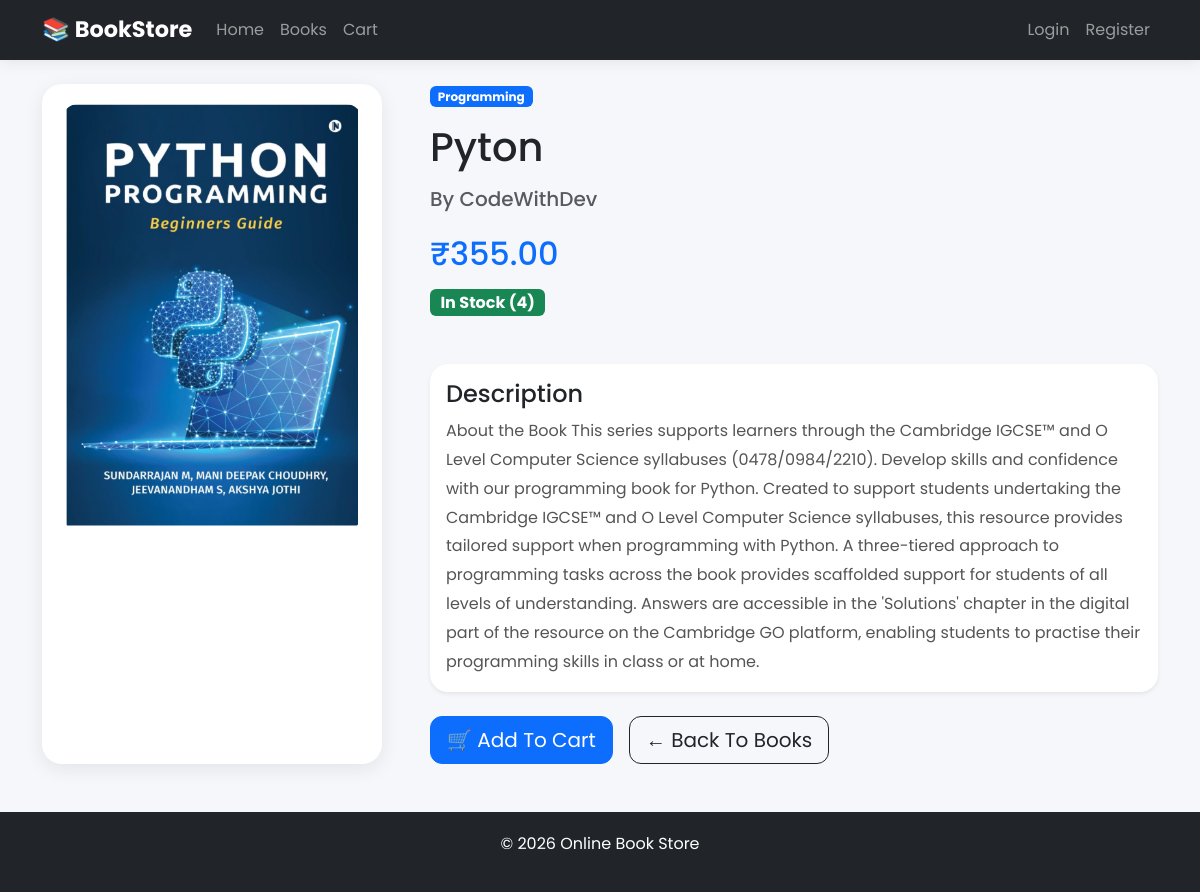
Screenshot of /books/java-mastery/ with the database file from the repository.
### books/models.py (models this page shows, shortened)
class Book(models.Model):
    title = models.CharField(max_length=200)
    slug = models.SlugField(unique=True, blank=True)
    author = models.CharField(max_length=100)
    description = models.TextField()
    price = models.DecimalField(
        max_digits=10,
        decimal_places=2
    )
    stock = models.PositiveIntegerField()
    image = models.ImageField(
        upload_to='books/'
    )
    category = models.ForeignKey(
        Category,
        on_delete=models.CASCADE,
        related_name='books'
    )
    is_top10 = models.BooleanField(default=False)
    is_featured = models.BooleanField(default=False)
    is_new_arrival = models.BooleanField(default=False)
    created_at = models.DateTimeField(auto_now_add=True)

class Category(models.Model):
    name = models.CharField(max_length=100, unique=True)
    def __str__(self):
        return self.name

### books/views.py (the view)
def book_detail(request, slug):
    book = get_object_or_404(
        Book,
        slug=slug
    )
    return render(
        request,
        'books/book_detail.html',
        {'book': book}
    )

### templates/books/book_detail.html
{% extends 'base.html' %}
{% block content %}
<div class="row g-5">
    <div class="col-lg-4">
        <div class="book-card">
            <img
                src="{{ book.image.url }}"
                class="img-fluid detail-image"
                alt="{{ book.title }}"
            >
        </div>
    </div>
    <div class="col-lg-8">
        <span class="badge bg-primary mb-3">
            {{ book.category }}
        </span>
        <h1 class="mb-3">
            {{ book.title }}
        </h1>
        <h5 class="text-muted mb-4">
            By {{ book.author }}
        </h5>
        <h2 class="text-primary mb-3">
            ₹{{ book.price }}
        </h2>
        {% if book.stock > 0 %}
        <span class="badge bg-success fs-6 mb-4">
            In Stock ({{ book.stock }})
        </span>
        {% else %}
        <span class="badge bg-danger fs-6 mb-4">
            Out Of Stock
        </span>
        {% endif %}
        <div class="card border-0 shadow-sm mt-4">
            <div class="card-body">
                <h4>
                    Description
                </h4>
                <p class="book-description mb-0">
                    {{ book.description }}
                </p>
            </div>
        </div>
        <div class="mt-4 d-flex gap-3 flex-wrap">
            {% if book.stock > 0 %}
            <a
                href="{% url 'add_to_cart' book.id %}"
                class="btn btn-primary btn-lg"
            >
                🛒 Add To Cart
            </a>
            {% endif %}
            <a
                href="{% url 'book_list' %}"
                class="btn btn-outline-dark btn-lg"
            >
                ← Back To Books
            </a>
        </div>
    </div>
</div>
{% endblock %}

### static/css/style.css (style rules this page uses)
body { background:#f5f7fb; font-family:'Poppins',sans-serif; }
.book-card { background:white; border-radius:20px; padding:20px; box-shadow:0 5px 20px rgba(0,0,0,.08); transition:.3s; height:100%; }
.btn { border-radius:12px; }
.detail-image { width:100%; max-height:450px; object-fit:contain; border-radius:16px; background:white; display:block; }
.book-description { line-height:1.8; color:#555; }
.card { border-radius:18px; }
html, body { height:100%; }
body { display:flex; flex-direction:column; min-height:100vh; }

### rows the page displays
Book: image (picture), category "Programming", title "Pyton", author "CodeWithDev", price "355.00", stock "4", description "About the Book This series supports learners through the Cambridge IGCSE™ and O Level Computer Science syllabuses (0478/0984/2210). Develop skills and confidence with our programming book for Python. Created to support students undertaking the Cambridge IGCSE™ and O Level Computer Science syllabuses, this resource provides tailored support when programming with Python. A three-tiered approach to programming tasks across the book provides scaffolded support for students of all levels of understanding. Answers are accessible in the 'Solutions' chapter in the digital part of the resource on the Cambridge GO platform, enabling students to practise their programming skills in class or at home."
